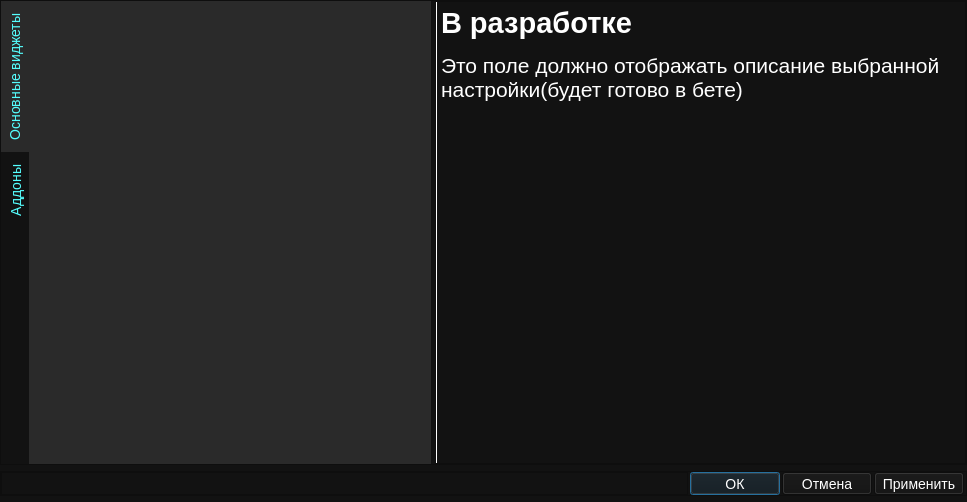
<?xml version="1.0" encoding="UTF-8"?>
<ui version="4.0">
 <class>Dialog</class>
 <widget class="QDialog" name="Dialog">
  <property name="geometry">
   <rect>
    <x>0</x>
    <y>0</y>
    <width>967</width>
    <height>502</height>
   </rect>
  </property>
  <property name="minimumSize">
   <size>
    <width>750</width>
    <height>0</height>
   </size>
  </property>
  <property name="focusPolicy">
   <enum>Qt::FocusPolicy::StrongFocus</enum>
  </property>
  <property name="windowTitle">
   <string>Dialog</string>
  </property>
  <property name="styleSheet">
   <string notr="true">background-color: rgb(18, 18, 18);
color: white;
font-size: 14px;</string>
  </property>
  <layout class="QVBoxLayout" name="verticalLayout">
   <property name="spacing">
    <number>6</number>
   </property>
   <property name="leftMargin">
    <number>0</number>
   </property>
   <property name="topMargin">
    <number>0</number>
   </property>
   <property name="rightMargin">
    <number>0</number>
   </property>
   <property name="bottomMargin">
    <number>6</number>
   </property>
   <item>
    <widget class="QFrame" name="frame_5">
     <property name="frameShape">
      <enum>QFrame::Shape::StyledPanel</enum>
     </property>
     <property name="frameShadow">
      <enum>QFrame::Shadow::Raised</enum>
     </property>
     <layout class="QHBoxLayout" name="horizontalLayout_26">
      <property name="spacing">
       <number>2</number>
      </property>
      <property name="leftMargin">
       <number>0</number>
      </property>
      <property name="topMargin">
       <number>0</number>
      </property>
      <property name="rightMargin">
       <number>0</number>
      </property>
      <property name="bottomMargin">
       <number>0</number>
      </property>
      <item>
       <widget class="QTabWidget" name="tabWidget">
        <property name="sizePolicy">
         <sizepolicy hsizetype="Maximum" vsizetype="Expanding">
          <horstretch>0</horstretch>
          <verstretch>0</verstretch>
         </sizepolicy>
        </property>
        <property name="minimumSize">
         <size>
          <width>430</width>
          <height>0</height>
         </size>
        </property>
        <property name="maximumSize">
         <size>
          <width>430</width>
          <height>16777215</height>
         </size>
        </property>
        <property name="styleSheet">
         <string notr="true">QTabWidget::pane
{
	border: 1px;
	background: rgb(42, 42, 42);
}

QTabBar::tab
{
	background: rgb(18, 18, 18);
	color: rgb(85, 255, 255);
}
QTabBar::tab:selected
{
	background: rgb(42, 42, 42);
}</string>
        </property>
        <property name="tabPosition">
         <enum>QTabWidget::TabPosition::West</enum>
        </property>
        <property name="currentIndex">
         <number>0</number>
        </property>
        <widget class="QWidget" name="base_widgets">
         <property name="minimumSize">
          <size>
           <width>0</width>
           <height>0</height>
          </size>
         </property>
         <property name="maximumSize">
          <size>
           <width>16777215</width>
           <height>16777215</height>
          </size>
         </property>
         <property name="styleSheet">
          <string notr="true">background: rgb(42, 42, 42);</string>
         </property>
         <attribute name="title">
          <string>Основные виджеты</string>
         </attribute>
         <layout class="QHBoxLayout" name="horizontalLayout_3">
          <property name="spacing">
           <number>0</number>
          </property>
          <property name="leftMargin">
           <number>0</number>
          </property>
          <property name="topMargin">
           <number>0</number>
          </property>
          <property name="rightMargin">
           <number>0</number>
          </property>
          <property name="bottomMargin">
           <number>0</number>
          </property>
          <item>
           <widget class="QScrollArea" name="baseWidgets_srollArea">
            <property name="styleSheet">
             <string notr="true">border: none;</string>
            </property>
            <property name="lineWidth">
             <number>0</number>
            </property>
            <property name="verticalScrollBarPolicy">
             <enum>Qt::ScrollBarPolicy::ScrollBarAsNeeded</enum>
            </property>
            <property name="horizontalScrollBarPolicy">
             <enum>Qt::ScrollBarPolicy::ScrollBarAlwaysOff</enum>
            </property>
            <property name="sizeAdjustPolicy">
             <enum>QAbstractScrollArea::SizeAdjustPolicy::AdjustToContents</enum>
            </property>
            <property name="widgetResizable">
             <bool>true</bool>
            </property>
            <widget class="QWidget" name="baseWidgets">
             <property name="geometry">
              <rect>
               <x>0</x>
               <y>0</y>
               <width>403</width>
               <height>463</height>
              </rect>
             </property>
             <layout class="QVBoxLayout" name="verticalLayout_2">
              <property name="leftMargin">
               <number>6</number>
              </property>
              <property name="topMargin">
               <number>9</number>
              </property>
              <property name="rightMargin">
               <number>0</number>
              </property>
              <property name="bottomMargin">
               <number>12</number>
              </property>
             </layout>
            </widget>
           </widget>
          </item>
         </layout>
        </widget>
        <widget class="QWidget" name="tab_2">
         <property name="minimumSize">
          <size>
           <width>0</width>
           <height>0</height>
          </size>
         </property>
         <property name="maximumSize">
          <size>
           <width>16777215</width>
           <height>16777215</height>
          </size>
         </property>
         <property name="styleSheet">
          <string notr="true">background: rgb(42, 42, 42);</string>
         </property>
         <attribute name="title">
          <string>Аддоны</string>
         </attribute>
         <layout class="QHBoxLayout" name="horizontalLayout_205">
          <property name="spacing">
           <number>0</number>
          </property>
          <property name="leftMargin">
           <number>2</number>
          </property>
          <property name="topMargin">
           <number>6</number>
          </property>
          <property name="rightMargin">
           <number>0</number>
          </property>
          <property name="bottomMargin">
           <number>0</number>
          </property>
          <item>
           <widget class="QTextBrowser" name="textBrowser_2">
            <property name="sizePolicy">
             <sizepolicy hsizetype="Ignored" vsizetype="Ignored">
              <horstretch>0</horstretch>
              <verstretch>0</verstretch>
             </sizepolicy>
            </property>
            <property name="styleSheet">
             <string notr="true">border: none;</string>
            </property>
            <property name="html">
             <string>&lt;!DOCTYPE HTML PUBLIC &quot;-//W3C//DTD HTML 4.0//EN&quot; &quot;http://www.w3.org/TR/REC-html40/strict.dtd&quot;&gt;
&lt;html&gt;&lt;head&gt;&lt;meta name=&quot;qrichtext&quot; content=&quot;1&quot; /&gt;&lt;meta charset=&quot;utf-8&quot; /&gt;&lt;style type=&quot;text/css&quot;&gt;
p, li { white-space: pre-wrap; }
hr { height: 1px; border-width: 0; }
li.unchecked::marker { content: &quot;\2610&quot;; }
li.checked::marker { content: &quot;\2612&quot;; }
&lt;/style&gt;&lt;/head&gt;&lt;body style=&quot; font-family:'Segoe UI'; font-size:14px; font-weight:400; font-style:normal;&quot;&gt;
&lt;p style=&quot; margin-top:0px; margin-bottom:0px; margin-left:0px; margin-right:0px; -qt-block-indent:0; text-indent:0px;&quot;&gt;&lt;span style=&quot; font-size:22pt; font-weight:700;&quot;&gt;В разработке&lt;/span&gt;&lt;/p&gt;
&lt;p style=&quot;-qt-paragraph-type:empty; margin-top:0px; margin-bottom:0px; margin-left:0px; margin-right:0px; -qt-block-indent:0; text-indent:0px; font-size:8pt; font-weight:700;&quot;&gt;&lt;br /&gt;&lt;/p&gt;
&lt;p style=&quot; margin-top:0px; margin-bottom:0px; margin-left:0px; margin-right:0px; -qt-block-indent:0; text-indent:0px;&quot;&gt;&lt;span style=&quot; font-size:16pt;&quot;&gt;Здесь должны быть настройки загруженных аддонов(пользовательские виджеты и параметры)&lt;/span&gt;&lt;/p&gt;&lt;/body&gt;&lt;/html&gt;</string>
            </property>
           </widget>
          </item>
         </layout>
        </widget>
       </widget>
      </item>
      <item>
       <widget class="QTextBrowser" name="element_documentation">
        <property name="sizePolicy">
         <sizepolicy hsizetype="Ignored" vsizetype="Ignored">
          <horstretch>0</horstretch>
          <verstretch>0</verstretch>
         </sizepolicy>
        </property>
        <property name="styleSheet">
         <string notr="true">border-left: 2px solid white;
margin-left: 2px</string>
        </property>
        <property name="html">
         <string>&lt;!DOCTYPE HTML PUBLIC &quot;-//W3C//DTD HTML 4.0//EN&quot; &quot;http://www.w3.org/TR/REC-html40/strict.dtd&quot;&gt;
&lt;html&gt;&lt;head&gt;&lt;meta name=&quot;qrichtext&quot; content=&quot;1&quot; /&gt;&lt;meta charset=&quot;utf-8&quot; /&gt;&lt;style type=&quot;text/css&quot;&gt;
p, li { white-space: pre-wrap; }
hr { height: 1px; border-width: 0; }
li.unchecked::marker { content: &quot;\2610&quot;; }
li.checked::marker { content: &quot;\2612&quot;; }
&lt;/style&gt;&lt;/head&gt;&lt;body style=&quot; font-family:'Segoe UI'; font-size:14px; font-weight:400; font-style:normal;&quot;&gt;
&lt;p style=&quot; margin-top:0px; margin-bottom:0px; margin-left:0px; margin-right:0px; -qt-block-indent:0; text-indent:0px;&quot;&gt;&lt;span style=&quot; font-size:22pt; font-weight:700;&quot;&gt;В разработке&lt;/span&gt;&lt;/p&gt;
&lt;p style=&quot;-qt-paragraph-type:empty; margin-top:0px; margin-bottom:0px; margin-left:0px; margin-right:0px; -qt-block-indent:0; text-indent:0px; font-size:8pt; font-weight:700;&quot;&gt;&lt;br /&gt;&lt;/p&gt;
&lt;p style=&quot; margin-top:0px; margin-bottom:0px; margin-left:0px; margin-right:0px; -qt-block-indent:0; text-indent:0px;&quot;&gt;&lt;span style=&quot; font-size:16pt;&quot;&gt;Это поле должно отображать описание выбранной настройки(будет готово в бете)&lt;/span&gt;&lt;/p&gt;&lt;/body&gt;&lt;/html&gt;</string>
        </property>
       </widget>
      </item>
     </layout>
    </widget>
   </item>
   <item>
    <widget class="QFrame" name="frame">
     <property name="minimumSize">
      <size>
       <width>0</width>
       <height>25</height>
      </size>
     </property>
     <property name="maximumSize">
      <size>
       <width>16777215</width>
       <height>25</height>
      </size>
     </property>
     <property name="frameShape">
      <enum>QFrame::Shape::StyledPanel</enum>
     </property>
     <property name="frameShadow">
      <enum>QFrame::Shadow::Raised</enum>
     </property>
     <layout class="QHBoxLayout" name="horizontalLayout">
      <property name="spacing">
       <number>2</number>
      </property>
      <property name="leftMargin">
       <number>0</number>
      </property>
      <property name="topMargin">
       <number>0</number>
      </property>
      <property name="rightMargin">
       <number>2</number>
      </property>
      <property name="bottomMargin">
       <number>0</number>
      </property>
      <item>
       <widget class="QFrame" name="frame_3">
        <property name="frameShape">
         <enum>QFrame::Shape::StyledPanel</enum>
        </property>
        <property name="frameShadow">
         <enum>QFrame::Shadow::Raised</enum>
        </property>
       </widget>
      </item>
      <item>
       <widget class="QPushButton" name="ok">
        <property name="minimumSize">
         <size>
          <width>90</width>
          <height>0</height>
         </size>
        </property>
        <property name="maximumSize">
         <size>
          <width>90</width>
          <height>16777215</height>
         </size>
        </property>
        <property name="text">
         <string>ОК</string>
        </property>
       </widget>
      </item>
      <item>
       <widget class="QPushButton" name="cancel">
        <property name="minimumSize">
         <size>
          <width>90</width>
          <height>0</height>
         </size>
        </property>
        <property name="maximumSize">
         <size>
          <width>90</width>
          <height>16777215</height>
         </size>
        </property>
        <property name="text">
         <string>Отмена</string>
        </property>
       </widget>
      </item>
      <item>
       <widget class="QPushButton" name="apply">
        <property name="minimumSize">
         <size>
          <width>90</width>
          <height>0</height>
         </size>
        </property>
        <property name="maximumSize">
         <size>
          <width>90</width>
          <height>16777215</height>
         </size>
        </property>
        <property name="text">
         <string>Применить</string>
        </property>
       </widget>
      </item>
     </layout>
    </widget>
   </item>
  </layout>
 </widget>
 <resources/>
 <connections/>
</ui>
